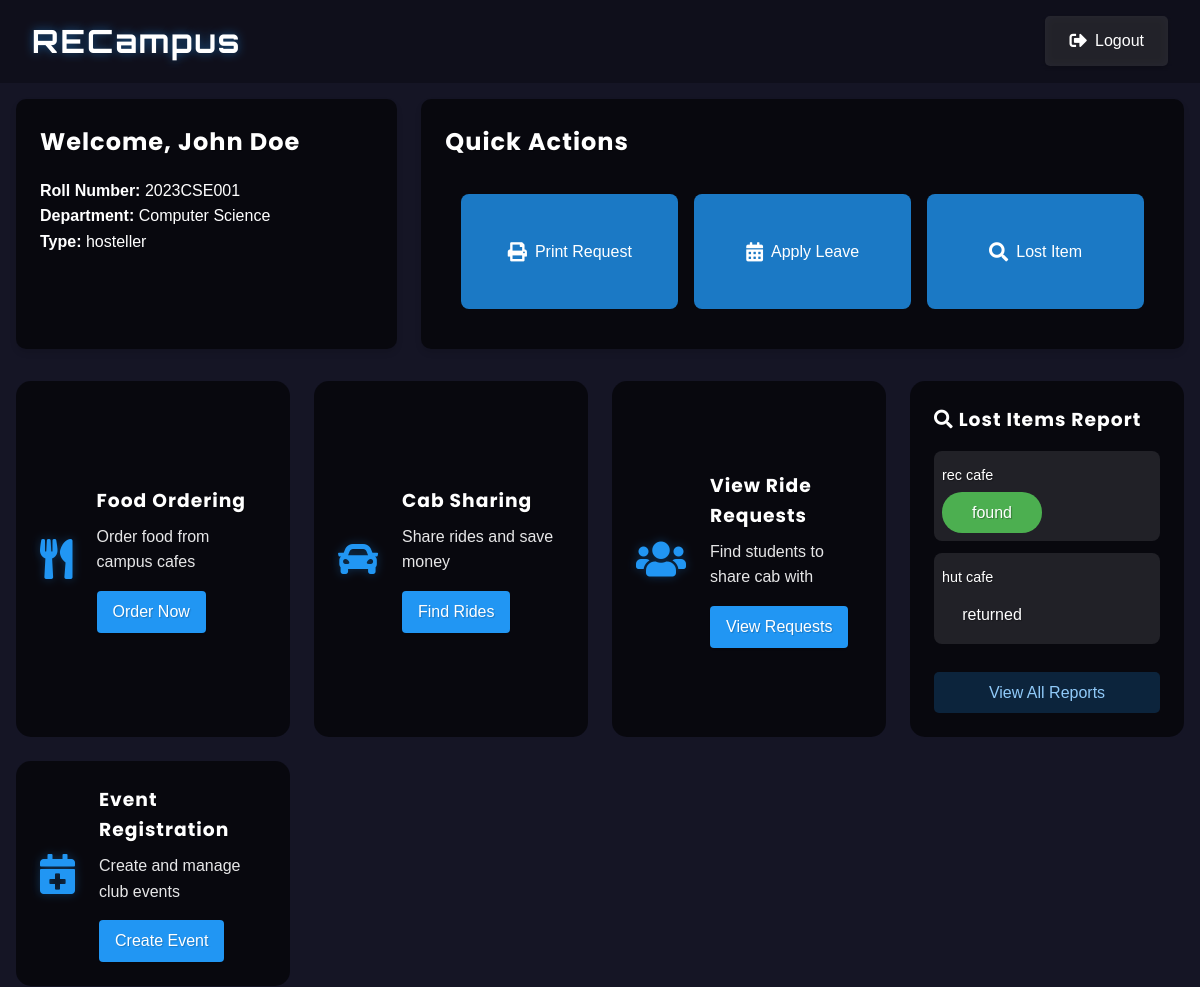
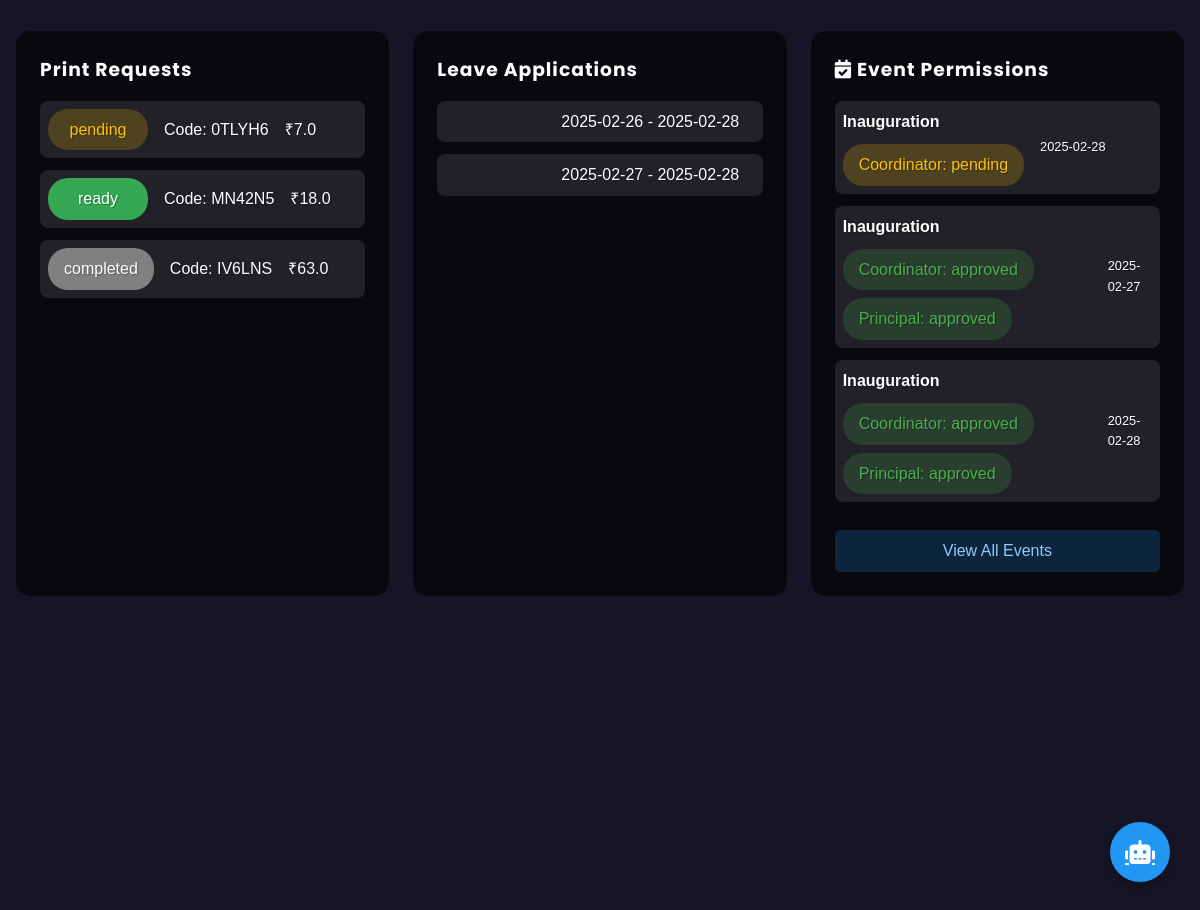
The page /dashboard (signed in) on the database its author committed (2 pictures, top to bottom).
### tables this page shows
CREATE TABLE student (
            id INTEGER PRIMARY KEY AUTOINCREMENT,
            user_id INTEGER NOT NULL,
            name TEXT NOT NULL,
            roll_number TEXT UNIQUE NOT NULL,
            department TEXT NOT NULL,
            student_type TEXT NOT NULL CHECK(student_type IN ('hosteller', 'day_scholar')),
            FOREIGN KEY (user_id) REFERENCES user (id)
        );

CREATE TABLE lost_item (
            id INTEGER PRIMARY KEY AUTOINCREMENT,
            student_id INTEGER NOT NULL,
            description TEXT NOT NULL,
            location TEXT NOT NULL,
            phone_number TEXT,
            image_path TEXT,
            status TEXT DEFAULT 'pending' CHECK(status IN ('pending', 'found', 'returned')),
            created_at TIMESTAMP DEFAULT CURRENT_TIMESTAMP,
            found_at TIMESTAMP,
            FOREIGN KEY (student_id) REFERENCES student (id)
        );

CREATE TABLE print_request (
            id INTEGER PRIMARY KEY AUTOINCREMENT,
            student_id INTEGER NOT NULL,
            file_path TEXT NOT NULL,
            drive_link TEXT,
            is_color BOOLEAN NOT NULL,
            is_double_sided BOOLEAN NOT NULL,
            copies INTEGER NOT NULL,
            pages INTEGER NOT NULL,
            total_cost REAL NOT NULL,
            pickup_code TEXT NOT NULL,
            status TEXT NOT NULL,
            created_at TIMESTAMP DEFAULT CURRENT_TIMESTAMP,
            FOREIGN KEY (student_id) REFERENCES student(id)
        );

CREATE TABLE leave_application (
            id INTEGER PRIMARY KEY AUTOINCREMENT,
            student_id INTEGER NOT NULL,
            start_date DATE NOT NULL,
            end_date DATE NOT NULL,
            reason TEXT NOT NULL,
            class_teacher_status TEXT DEFAULT 'pending',
            hod_status TEXT DEFAULT 'pending',
            warden_status TEXT DEFAULT NULL,
            created_at TIMESTAMP DEFAULT CURRENT_TIMESTAMP,
            FOREIGN KEY (student_id) REFERENCES student (id)
        );

CREATE TABLE event (
            id INTEGER PRIMARY KEY AUTOINCREMENT,
            club_id INTEGER NOT NULL,
            name TEXT NOT NULL,
            description TEXT,
            expected_participants INTEGER NOT NULL,
            event_date DATE NOT NULL,
            start_time TIME NOT NULL,
            end_time TIME NOT NULL,
            venue_id INTEGER,
            needs_transport BOOLEAN NOT NULL DEFAULT 0,
            transport_details TEXT,
            needs_food BOOLEAN NOT NULL DEFAULT 0,
            food_details TEXT,
            coordinator_approval TEXT DEFAULT 'pending',
            principal_approval TEXT DEFAULT 'pending',
            transport_approval TEXT DEFAULT NULL,
            food_approval TEXT DEFAULT NULL,
            status TEXT DEFAULT 'pending',
            created_at TIMESTAMP DEFAULT CURRENT_TIMESTAMP,
            FOREIGN KEY (club_id) REFERENCES club (id),
            FOREIGN KEY (venue_id) REFERENCES venue (id)
        );

### app.py (the view, shortened to what this page needs)
@app.route('/dashboard')
def dashboard():
    if 'user_id' not in session:
        return redirect(url_for('login'))
    if session['role'] == 'student':
        db = get_db()
        cursor = db.cursor()
        cursor.execute('''
            SELECT * FROM student WHERE user_id = ?
        ''', (session['user_id'],))
        student = cursor.fetchone()
        if not student:
            flash('Student record not found')
            return redirect(url_for('logout'))
        cursor.execute('''
            SELECT
                club_member.role,
                club.id as club_id,
                club.name as club_name
            FROM club_member
            JOIN club ON club_member.club_id = club.id
            WHERE club_member.student_id = ?
        ''', (student['id'],))
        club_memberships = cursor.fetchall()
        cursor.execute('''
            SELECT * FROM print_request
            WHERE student_id = ?
            ORDER BY created_at DESC LIMIT 5
        ''', (student['id'],))
        print_requests = cursor.fetchall()
        cursor.execute('''
            SELECT lost_item.*, student_notification.message as notification
            FROM lost_item
            LEFT JOIN student_notification ON
                student_notification.student_id = lost_item.student_id AND
                student_notification.type = 'lost_item' AND
                student_notification.is_read = 0
            WHERE lost_item.student_id = ?
            ORDER BY lost_item.created_at DESC LIMIT 3
        ''', (student['id'],))
        lost_items = cursor.fetchall()
        cursor.execute('''
            SELECT
                leave_application.*,
                class_teacher.name as teacher_name,
                hod.name as hod_name
            FROM leave_application
            JOIN student ON student.id = leave_application.student_id
            LEFT JOIN class_teacher ON class_teacher.department = student.department
            LEFT JOIN hod ON hod.department = student.department
            WHERE student.user_id = ?
            ORDER BY created_at DESC LIMIT 3
        ''', (session['user_id'],))
        leave_applications = cursor.fetchall()
        cursor.execute('''
            SELECT
                event.*,
                club.id as club_id,
                club.name as club_name
            FROM event
            JOIN club ON club.id = event.club_id
            JOIN club_member ON club_member.club_id = club.id
            JOIN student ON student.id = club_member.student_id
            WHERE student.user_id = ?
            ORDER BY event.created_at DESC LIMIT 3
        ''', (session['user_id'],))
        events = cursor.fetchall()
        db.close()
        return render_template('student_dashboard.html',
                             student=student,
                             club_memberships=club_memberships,
                             print_requests=print_requests,
                             lost_items=lost_items,
                             leave_applications=leave_applications,
                             events=events)
    flash('Welcome ' + session['role'])
    return redirect(url_for('home'))

### templates/student_dashboard.html (shortened to what this page needs)
{% extends "base.html" %}
{% block content %}
<div class="dashboard-container">
    <div class="dashboard-grid">
        <div class="dashboard-row top-row">
            <div class="dashboard-panel">
                <h2>Welcome, {{ student.name }}</h2>
                <div class="dashboard-panel-content">
                    <p><strong>Roll Number:</strong> {{ student.roll_number }}</p>
                    <p><strong>Department:</strong> {{ student.department }}</p>
                    <p><strong>Type:</strong> {{ student.student_type }}</p>
                </div>
            </div>
            <div class="dashboard-panel">
                <h2>Quick Actions</h2>
                <div class="dashboard-panel-content quick-actions">
                    <a href="{{ url_for('print_request') }}" class="action-btn">
                        <i class="fas fa-print"></i>
                        <span>Print Request</span>
                    </a>
                    <a href="{{ url_for('apply_leave') }}" class="action-btn">
                        <i class="fas fa-calendar-alt"></i>
                        <span>Apply Leave</span>
                    </a>
                    <a href="{{ url_for('report_lost_item') }}" class="action-btn">
                        <i class="fas fa-search"></i>
                        <span>Lost Item</span>
                    </a>
                </div>
            </div>
        </div>
        <div class="dashboard-row services-row">
            <div class="service-panel">
                <i class="fas fa-utensils service-icon"></i>
                <div class="service-content">
                    <h3>Food Ordering</h3>
                    <p>Order food from campus cafes</p>
                    <a href="{{ url_for('food_index') }}" class="btn">Order Now</a>
                </div>
            </div>
            <div class="service-panel">
                <i class="fas fa-car service-icon"></i>
                <div class="service-content">
                    <h3>Cab Sharing</h3>
                    <p>Share rides and save money</p>
                    <a href="{{ url_for('cab_share') }}" class="btn">Find Rides</a>
                </div>
            </div>
            <div class="service-panel">
                <i class="fas fa-users service-icon"></i>
                <div class="service-content">
                    <h3>View Ride Requests</h3>
                    <p>Find students to share cab with</p>
                    <a href="{{ url_for('cab_share_requests') }}" class="btn">View Requests</a>
                </div>
            </div>
            <div class="status-panel">
                <h3><i class="fas fa-search"></i> Lost Items Report</h3>
                {% if lost_items %}
                    <div class="status-list">
                        {% for item in lost_items[:3] %}
                            <div class="status-item">
                                <div class="item-details">
                                    <span class="item-location">{{ item.location }}</span>
                                    <span class="status-badge status-{{ item.status }}">{{ item.status }}</span>
                                </div>
                            </div>
                        {% endfor %}
                        <a href="{{ url_for('my_lost_items') }}" class="view-all-btn">View All Reports</a>
                    </div>
                {% else %}
                    <p class="no-data">No lost items reported</p>
                    <a href="{{ url_for('report_lost_item') }}" class="btn">Report Lost Item</a>
                {% endif %}
            </div>
            <div class="service-panel">
                <i class="fas fa-calendar-plus service-icon"></i>
                <div class="service-content">
                    <h3>Event Registration</h3>
                    <p>Create and manage club events</p>
                    <a href="{{ url_for('create_club_event') }}" class="btn">Create Event</a>
                </div>
            </div>
        </div>
        <div class="dashboard-row status-row">
            <div class="status-panel">
                <h3>Print Requests</h3>
                {% if print_requests %}
                    <div class="status-list">
                        {% for req in print_requests[:3] %}
                            <div class="status-item">
                                <span class="status-badge status-{{ req.status }}">{{ req.status }}</span>
                                <span>Code: {{ req.pickup_code }}</span>
                                <span>₹{{ req.total_cost }}</span>
                            </div>
                        {% endfor %}
                    </div>
                {% else %}
                    <p class="no-data">No print requests yet</p>
                {% endif %}
            </div>
            <div class="status-panel">
                <h3>Leave Applications</h3>
                {% if leave_applications %}
                    <div class="status-list">
                        {% for app in leave_applications[:3] %}
                            <div class="status-item">
                                <span class="status-badge status-{{ app.status }}">{{ app.status }}</span>
                                <span>{{ app.start_date }} - {{ app.end_date }}</span>
                            </div>
                        {% endfor %}
                    </div>
                {% else %}
                    <p class="no-data">No leave applications</p>
                {% endif %}
            </div>
            <div class="status-panel">
                <h3><i class="fas fa-calendar-check"></i> Event Permissions</h3>
                {% if events %}
                    <div class="status-list">
                        {% for event in events[:3] %}
                            <div class="status-item">
                                <div class="item-details">
                                    <span class="item-name">{{ event.name }}</span>
                                    <div class="approval-statuses">
                                        <span class="status-badge status-{{ event.coordinator_approval }}">
                                            Coordinator: {{ event.coordinator_approval }}
                                        </span>
                                        {% if event.coordinator_approval == 'approved' %}
                                            <span class="status-badge status-{{ event.principal_approval }}">
                                                Principal: {{ event.principal_approval }}
                                            </span>
                                        {% endif %}
                                    </div>
                                </div>
                                <span class="item-date">{{ event.event_date }}</span>
                            </div>
                        {% endfor %}
                        <a href="{{ url_for('club_events', club_id=events[0].club_id) }}" class="view-all-btn">View All Events</a>
                    </div>
                {% else %}
                    <p class="no-data">No event permissions</p>
                    <a href="{{ url_for('create_club_event') }}" class="btn">Create Event</a>
                {% endif %}
            </div>
        </div>
    </div>
</div>
{% endblock %}

### rows shown on the page
student: name "John Doe", roll_number "2023CSE001", department "Computer Science", student_type "hosteller"
lost_item: location "rec cafe", status "found"
lost_item: location "hut cafe", status "returned"
print_request: status "pending", pickup_code "0TLYH6", total_cost "7.0"
print_request: status "ready", pickup_code "MN42N5", total_cost "18.0"
print_request: status "completed", pickup_code "IV6LNS", total_cost "63.0"
leave_application: start_date "2025-02-26", end_date "2025-02-28"
leave_application: start_date "2025-02-27", end_date "2025-02-28"
event: name "Inauguration", coordinator_approval "pending", event_date "2025-02-28"
event: name "Inauguration", coordinator_approval "approved", principal_approval "approved", event_date "2025-02-27"
event: name "Inauguration", coordinator_approval "approved", principal_approval "approved", event_date "2025-02-28"
